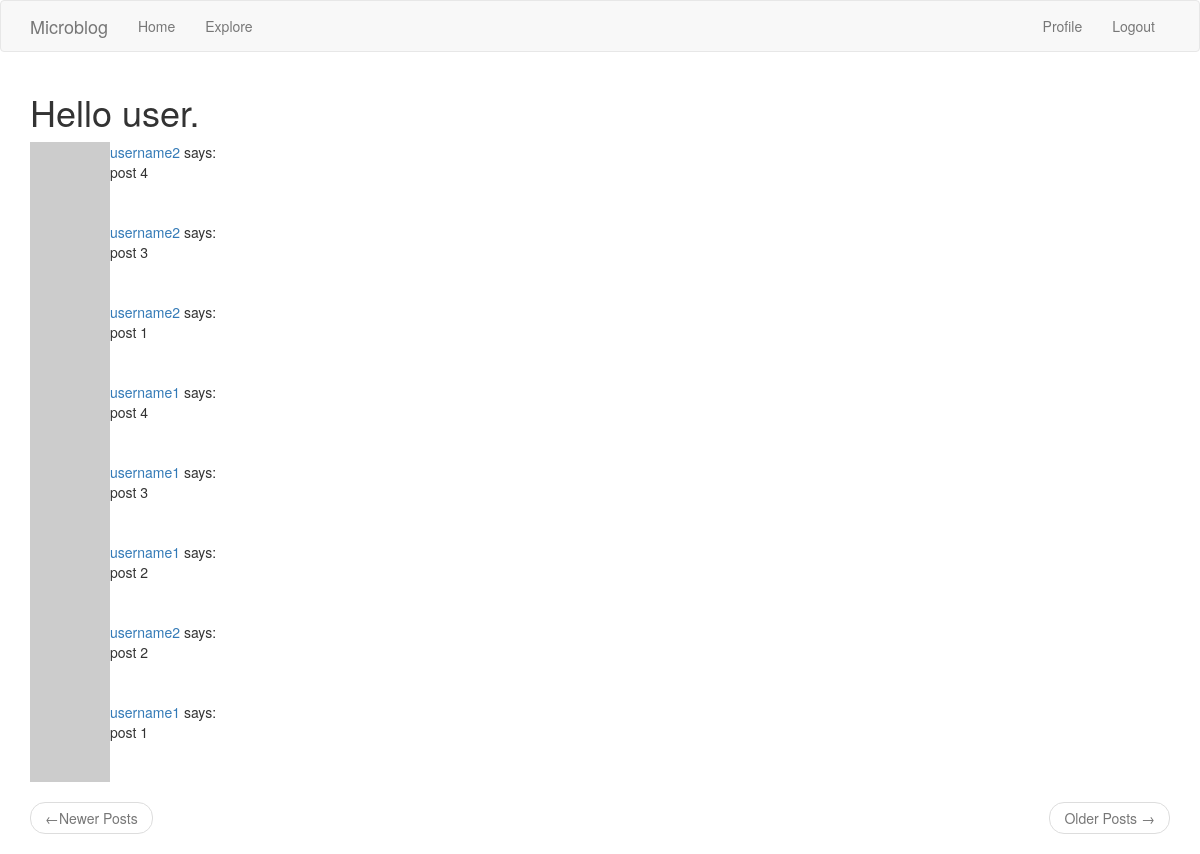
Page /explore (signed in) on the committed database.
### app/models.py (models this page shows, shortened)
class User(UserMixin, db.Model):
    id = db.Column(db.Integer, primary_key=True)
    username = db.Column(db.String(64), index=True, unique=True)
    email = db.Column(db.String(120), index=True, unique=True)
    password_hash = db.Column(db.String(128))
    about_me = db.Column(db.String(140))
    last_seen = db.Column(db.DateTime, default=datetime.utcnow)
    posts = db.relationship('Post', backref='author', lazy='dynamic')
    followed = db.relationship('User',
        secondary=followers,    # configures the association table that is used
        primaryjoin=(followers.c.follower_id == id),    # indicates the condition that links this to association table
        secondaryjoin=(followers.c.followed_id == id),  # indicates the condition that links other to association table
        backref=db.backref('followers', lazy='dynamic'),    # defines how the relationship will be accessed from this
        lazy='dynamic')
    def avatar(self, size):
        digest = md5(self.email.lower().encode('utf-8')).hexdigest()
        return 'https://www.gravatar.com/avatar/{}?d=identicon&s={}'.format(digest, size)

class Post(db.Model):
    id = db.Column(db.Integer, primary_key=True)
    body = db.Column(db.String(140))
    timestamp = db.Column(db.DateTime, index=True, default=datetime.utcnow)
    user_id = db.Column(db.Integer, db.ForeignKey('user.id'))

### app/routes.py (the view)
@application.route('/explore')
@login_required
def explore():
    page = request.args.get('page', 1, type=int)
    posts = Post.query.order_by(Post.timestamp.desc()).paginate(
        page, application.config['POSTS_PER_PAGE'], False)
    next_url = url_for('index', page=posts.next_num) if posts.has_next else None
    prev_url = url_for('index', page=posts.prev_num) if posts.has_prev else None
    return render_template('index.html', title='Explore', posts=posts.items, next_url=next_url, prev_url=prev_url)

### app/models.py (called while the page is built)
@login.user_loader
def load_user(id):
    return User.query.get(int(id))

### app/routes.py (called while the page is built)
@application.before_request     # to be executed right before the view function
def before_request():
    if current_user.is_authenticated:
        current_user.last_seen = datetime.utcnow()  # current_user identified from loader in models.py
        db.session.commit()

### app/templates/index.html (shortened to what this page needs)
{% extends "base.html" %}
{% import "bootstrap/wtf.html" as wtf %}
{% block app_content %}
    <h1>Hello {{ current_user.username }}.</h1>
    {% for post in posts %}
        {% include '_post.html' %}
    {% endfor %}
    <nav aria-label="...">
        <ul class="pager">
            <li class="previous{% if not prev_url %} disabled{% endif %}">
                <a href="{{ prev_url or '#' }}">
                    <span aria-hidden="true">&larr;</span>Newer Posts
                </a>
            </li>
            <li class="next{% if not next_url %} disabled {% endif %}">
                <a href="{{ next_url or '#' }}">
                    Older Posts <span aria-hidden="true">&rarr;</span>
                </a>
            </li>
        </ul>
    </nav>
{% endblock %}

### app/templates/_post.html
<table>
    <tr valign="top">
        <td><img src="{{ post.author.avatar(36) }}" alt="Post Author Avatar"></td>
        <td>
            <a href="{{ url_for('user', username=post.author.username) }}">{{ post.author.username }}</a>
            says:<br>{{ post.body }}
        </td>
    </tr>
</table>

### rows in the picture
User: username "user"
Post: author.username "username2", body "post 4"
Post: author.username "username2", body "post 3"
Post: author.username "username2", body "post 1"
Post: author.username "username1", body "post 4"
Post: author.username "username1", body "post 3"
Post: author.username "username1", body "post 2"
Post: author.username "username2", body "post 2"
Post: author.username "username1", body "post 1"
